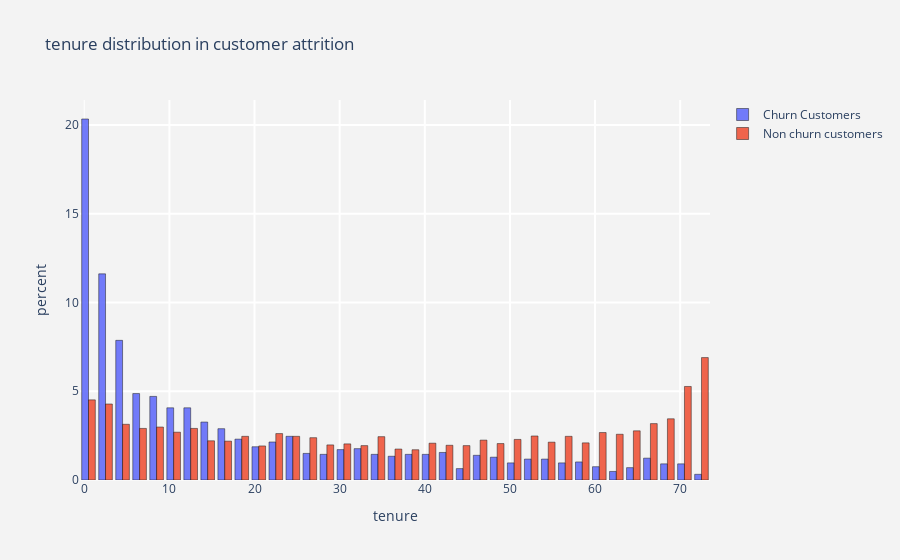
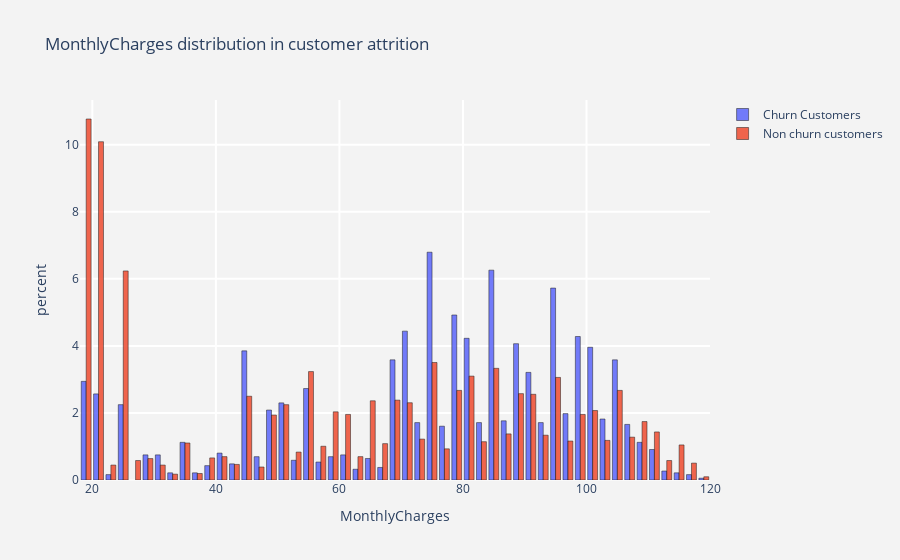
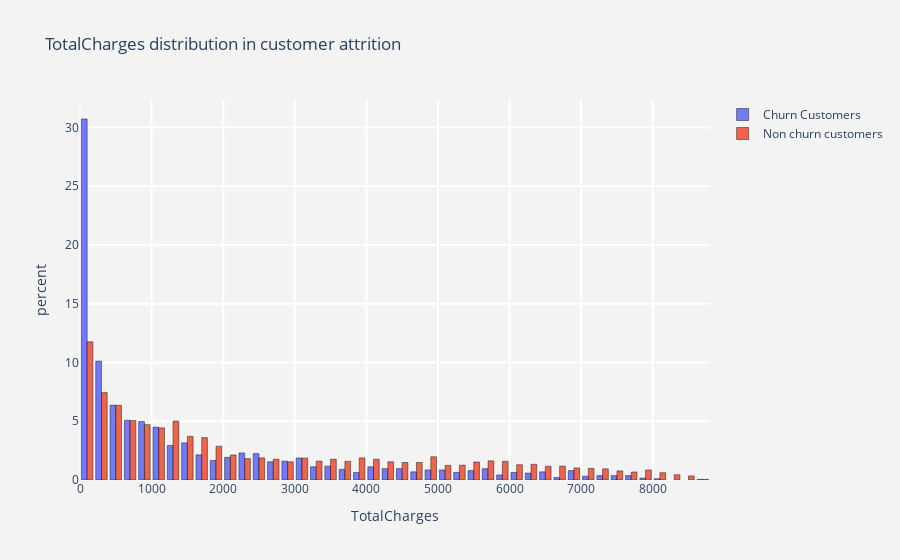

The notebook cell saved with these charts, in order:
### Code cell
#for all categorical columns plot histogram    
for i in num_cols :
    histogram(i)

### Figure 1 — Plotly figure (JSON) as saved in the notebook; plotly's stock layout.template omitted (floating-point values rounded to 4 significant figures; data arrays with more than 128 entries replaced by an {"elided": "..."} marker saying what was removed)
{"data": [{"histnorm": "percent", "marker": {"line": {"color": "black", "width": 0.5}}, "name": "Churn Customers", "opacity": 0.9, "type": "histogram", "x": {"elided": "1869 int values"}}, {"histnorm": "percent", "marker": {"line": {"color": "black", "width": 0.5}}, "name": "Non churn customers", "opacity": 0.9, "type": "histogram", "x": {"elided": "5163 int values"}}], "layout": {"paper_bgcolor": "rgb(243,243,243)", "plot_bgcolor": "rgb(243,243,243)", "title": {"text": "tenure distribution in customer attrition "}, "xaxis": {"gridcolor": "rgb(255, 255, 255)", "gridwidth": 2, "ticklen": 5, "title": {"text": "tenure"}, "zerolinewidth": 1}, "yaxis": {"gridcolor": "rgb(255, 255, 255)", "gridwidth": 2, "ticklen": 5, "title": {"text": "percent"}, "zerolinewidth": 1}}}

### Figure 2 — Plotly figure (JSON) as saved in the notebook; plotly's stock layout.template omitted (floating-point values rounded to 4 significant figures; data arrays with more than 128 entries replaced by an {"elided": "..."} marker saying what was removed)
{"data": [{"histnorm": "percent", "marker": {"line": {"color": "black", "width": 0.5}}, "name": "Churn Customers", "opacity": 0.9, "type": "histogram", "x": {"elided": "1869 float values"}}, {"histnorm": "percent", "marker": {"line": {"color": "black", "width": 0.5}}, "name": "Non churn customers", "opacity": 0.9, "type": "histogram", "x": {"elided": "5163 float values"}}], "layout": {"paper_bgcolor": "rgb(243,243,243)", "plot_bgcolor": "rgb(243,243,243)", "title": {"text": "MonthlyCharges distribution in customer attrition "}, "xaxis": {"gridcolor": "rgb(255, 255, 255)", "gridwidth": 2, "ticklen": 5, "title": {"text": "MonthlyCharges"}, "zerolinewidth": 1}, "yaxis": {"gridcolor": "rgb(255, 255, 255)", "gridwidth": 2, "ticklen": 5, "title": {"text": "percent"}, "zerolinewidth": 1}}}

### Figure 3 — Plotly figure (JSON) as saved in the notebook; plotly's stock layout.template omitted (floating-point values rounded to 4 significant figures; data arrays with more than 128 entries replaced by an {"elided": "..."} marker saying what was removed)
{"data": [{"histnorm": "percent", "marker": {"line": {"color": "black", "width": 0.5}}, "name": "Churn Customers", "opacity": 0.9, "type": "histogram", "x": {"elided": "1869 float values"}}, {"histnorm": "percent", "marker": {"line": {"color": "black", "width": 0.5}}, "name": "Non churn customers", "opacity": 0.9, "type": "histogram", "x": {"elided": "5163 float values"}}], "layout": {"paper_bgcolor": "rgb(243,243,243)", "plot_bgcolor": "rgb(243,243,243)", "title": {"text": "TotalCharges distribution in customer attrition "}, "xaxis": {"gridcolor": "rgb(255, 255, 255)", "gridwidth": 2, "ticklen": 5, "title": {"text": "TotalCharges"}, "zerolinewidth": 1}, "yaxis": {"gridcolor": "rgb(255, 255, 255)", "gridwidth": 2, "ticklen": 5, "title": {"text": "percent"}, "zerolinewidth": 1}}}
